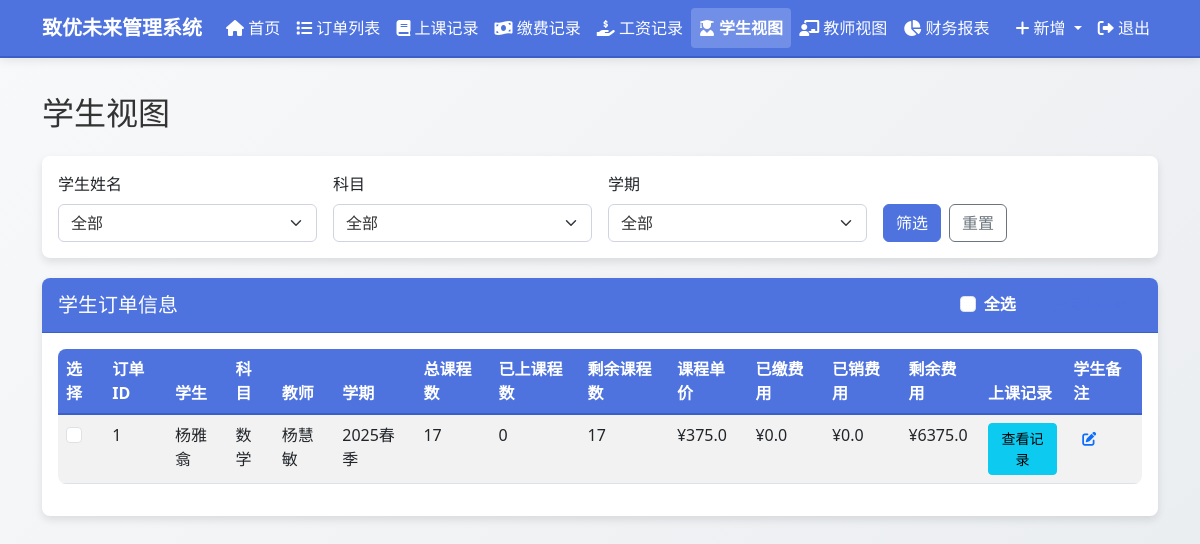
The page /student_view (signed in) on the database as committed earlier.
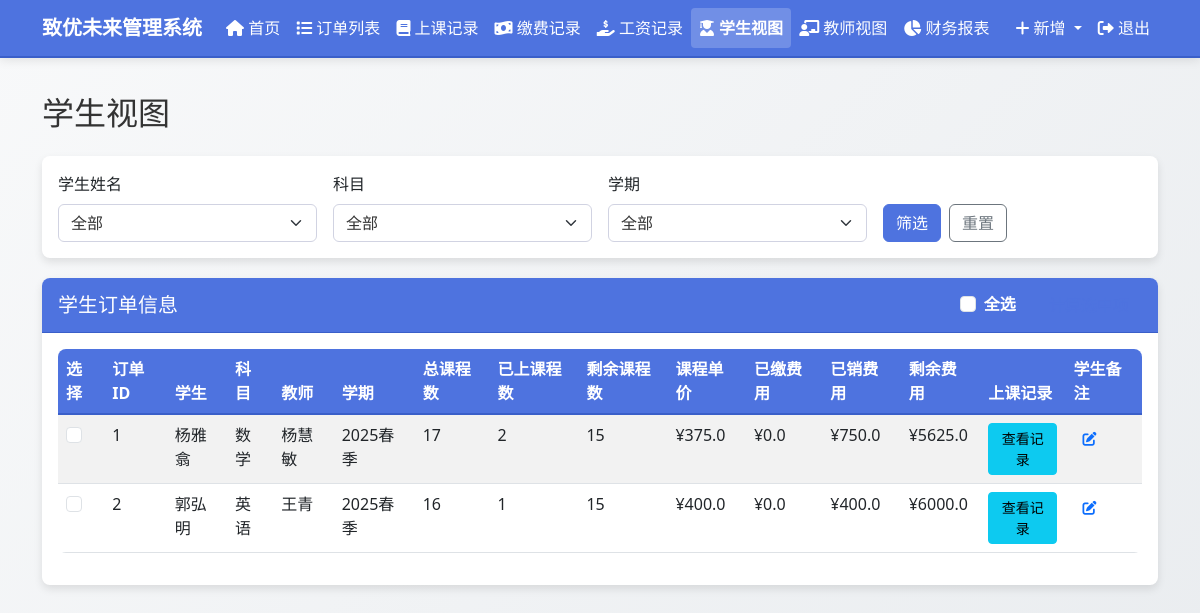
The same page on the database as committed later.
### models.py (models this page shows, shortened)
class Order(db.Model):
    id = db.Column(db.Integer, primary_key=True)
    order_number = db.Column(db.String(50), unique=True, nullable=False, default="")
    student_name = db.Column(db.String(100), nullable=False)
    subject = db.Column(db.String(100), nullable=False)
    teacher_name = db.Column(db.String(100), nullable=False)
    semester = db.Column(db.String(100), nullable=False)
    total_classes = db.Column(db.Integer, default=0)
    completed_classes = db.Column(db.Integer, default=0)
    remaining_classes = db.Column(db.Integer, default=0)
    class_price = db.Column(db.Float, default=0.0)
    salary_price = db.Column(db.Float, default=0.0)  # 新增工资单价字段
    total_price = db.Column(db.Float, default=0.0)
    paid_amount = db.Column(db.Float, default=0.0)
    used_amount = db.Column(db.Float, default=0.0)
    remaining_amount = db.Column(db.Float, default=0.0)
    payable_salary = db.Column(db.Float, default=0.0)
    paid_salary = db.Column(db.Float, default=0.0)
    remaining_salary = db.Column(db.Float, default=0.0)
    order_note = db.Column(db.Text, nullable=True)
    teacher_note = db.Column(db.Text, nullable=True)
    student_note = db.Column(db.Text, nullable=True)
    created_at = db.Column(db.DateTime, default=datetime.now)
    class_records = db.relationship('ClassRecord', backref='order', lazy=True)
    payment_records = db.relationship('PaymentRecord', backref='order', lazy=True)
    salary_records = db.relationship('SalaryRecord', backref='order', lazy=True)

### routes.py (the view)
@app.route('/student_view')
@login_required
def student_view():
    student_name = request.args.get('student_name', '')
    subject = request.args.get('subject', '')
    semester = request.args.get('semester', '')
    query = Order.query
    if student_name:
        query = query.filter(Order.student_name == student_name)
    if subject:
        query = query.filter(Order.subject == subject)
    if semester:
        query = query.filter(Order.semester == semester)
    orders = query.all()
    all_students = db.session.query(Order.student_name).distinct().all()
    all_subjects = db.session.query(Order.subject).distinct().all()
    all_semesters = db.session.query(Order.semester).distinct().all()
    order_form = OrderForm()
    class_record_form = ClassRecordForm()
    payment_record_form = PaymentRecordForm()
    salary_record_form = SalaryRecordForm()
    all_orders = Order.query.all()
    class_record_form.order_id.choices = [(order.id, f"{order.order_number} - {order.student_name} - {order.subject}") for order in all_orders]
    payment_record_form.order_id.choices = [(order.id, f"{order.order_number} - {order.student_name} - {order.subject}") for order in all_orders]
    salary_record_form.order_id.choices = [(order.id, f"{order.order_number} - {order.teacher_name} - {order.subject}") for order in all_orders]
    return render_template('student_view.html',
                           title='学生视图',
                           orders=orders,
                           all_students=[student[0] for student in all_students],
                           all_subjects=[subject[0] for subject in all_subjects],
                           all_semesters=[semester[0] for semester in all_semesters],
                           selected_student=student_name,
                           selected_subject=subject,
                           selected_semester=semester,
                           edit_note_form=EditNoteForm(),
                           order_form=order_form,
                           class_record_form=class_record_form,
                           payment_record_form=payment_record_form,
                           salary_record_form=salary_record_form)

### forms.py
class OrderForm(FlaskForm):
    student_name = StringField('学生姓名', validators=[DataRequired()])
    subject = StringField('科目', validators=[DataRequired()])
    teacher_name = StringField('教师姓名', validators=[DataRequired()])
    semester = StringField('学期', validators=[DataRequired()])
    total_classes = IntegerField('总课程数', validators=[DataRequired(), NumberRange(min=1)])
    class_price = FloatField('课程单价', validators=[DataRequired(), NumberRange(min=0)])
    salary_price = FloatField('工资单价', validators=[DataRequired(), NumberRange(min=0)])
    order_note = TextAreaField('订单备注', validators=[Optional()])
    submit = SubmitField('保存')

### app.py (called while the page is built)
@login_manager.user_loader
def load_user(user_id):
    from models import User
    return User.query.get(int(user_id))

### templates/student_view.html (shortened to what the changed rows need)
{% extends "layout.html" %}
{% block content %}
<h2 class="mb-4">学生视图</h2>
<div class="card">
    <div class="card-body">
        {% if orders %}
        <div class="table-responsive">
            <table class="table table-striped table-hover">
                <thead>
                    <tr>
                        <th>选择</th>
                        <th>订单ID</th>
                        <th>学生</th>
                        <th>科目</th>
                        <th>教师</th>
                        <th>学期</th>
                        <th>总课程数</th>
                        <th>已上课程数</th>
                        <th>剩余课程数</th>
                        <th>课程单价</th>
                        <th>已缴费用</th>
                        <th>已销费用</th>
                        <th>剩余费用</th>
                        <th>上课记录</th>
                        <th>学生备注</th>
                    </tr>
                </thead>
                <tbody>
                    {% for order in orders %}
                    <tr>
                        <td>
                            <input type="checkbox" class="form-check-input order-checkbox" value="{{ order.id }}">
                        </td>
                        <td>{{ order.id }}</td>
                        <td>{{ order.student_name }}</td>
                        <td>{{ order.subject }}</td>
                        <td>{{ order.teacher_name }}</td>
                        <td>{{ order.semester }}</td>
                        <td>{{ order.total_classes }}</td>
                        <td>{{ order.completed_classes }}</td>
                        <td>{{ order.remaining_classes }}</td>
                        <td>¥{{ order.class_price }}</td>
                        <td>¥{{ order.paid_amount }}</td>
                        <td>¥{{ order.used_amount }}</td>
                        <td>¥{{ order.remaining_amount }}</td>
                        <td>
                            <button type="button" class="btn btn-sm btn-info view-class-records"
                                    data-bs-toggle="modal" data-bs-target="#classRecordsModal"
                                    data-order-id="{{ order.id }}">
                                查看记录
                            </button>
                        </td>
                        <td>
                            <button type="button" class="btn btn-sm btn-link edit-note"
                                    data-bs-toggle="modal" data-bs-target="#editNoteModal"
                                    data-note-id="{{ order.id }}"
                                    data-note-type="student_note"
                                    data-note-text="{{ order.student_note or '' }}">
                                <i class="fas fa-edit"></i>
                            </button>
                        </td>
                    </tr>
                    {% endfor %}
                </tbody>
            </table>
        </div>
        {% else %}
        <div class="alert alert-info">暂无符合条件的订单</div>
        {% endif %}
    </div>
</div>
{% endblock %}

Rows that differ between the two databases and show on the page:
changed Order "杨雅翕": completed_classes "0" → "2"; remaining_classes "17" → "15"; used_amount "0.0" → "750.0"; remaining_amount "6375.0" → "5625.0"
added Order: id "2", student_name "郭弘明", subject "英语", teacher_name "王青", semester "2025春季", total_classes "16", completed_classes "1", remaining_classes "15", class_price "400.0", paid_amount "0.0", used_amount "400.0", remaining_amount "6000.0"
